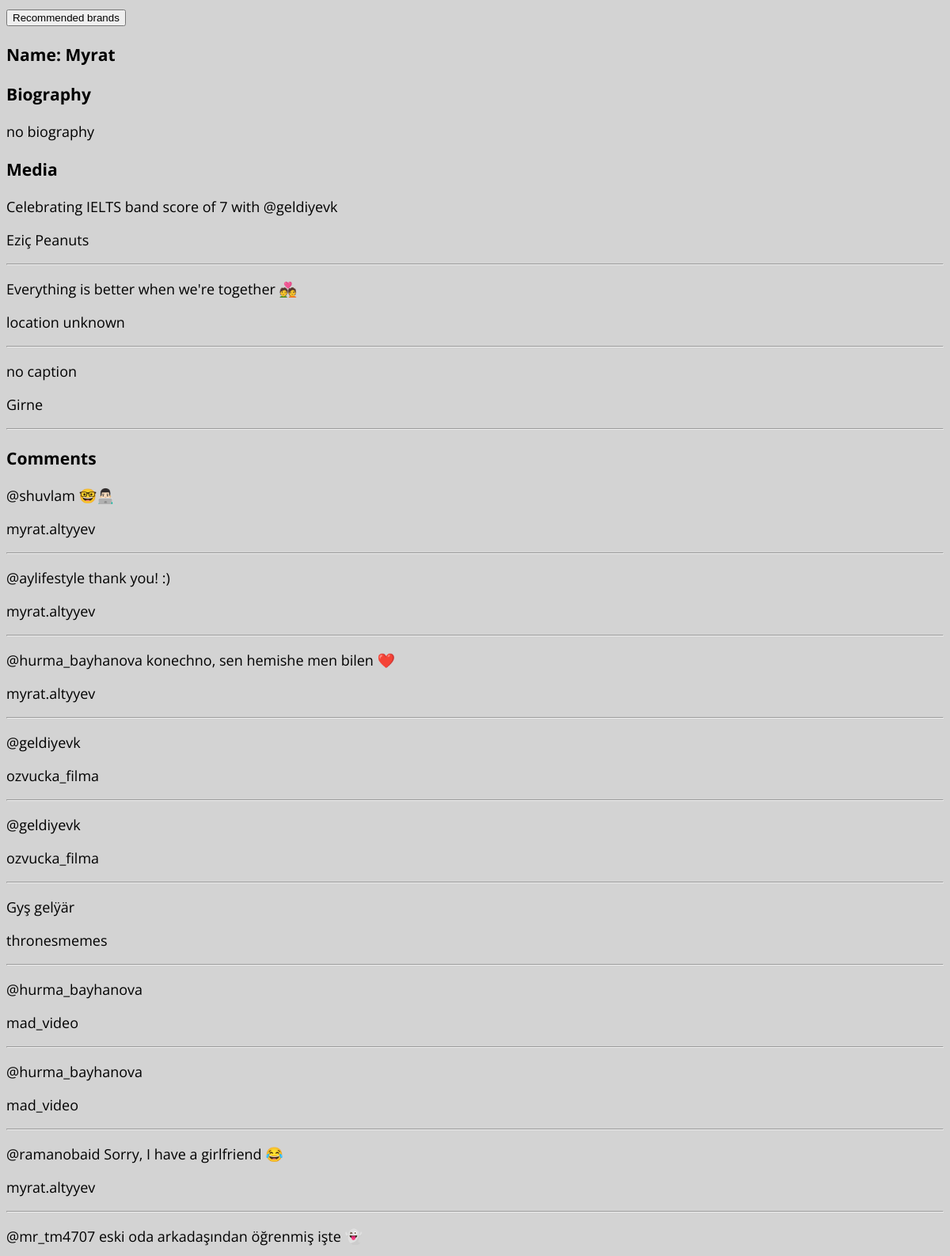
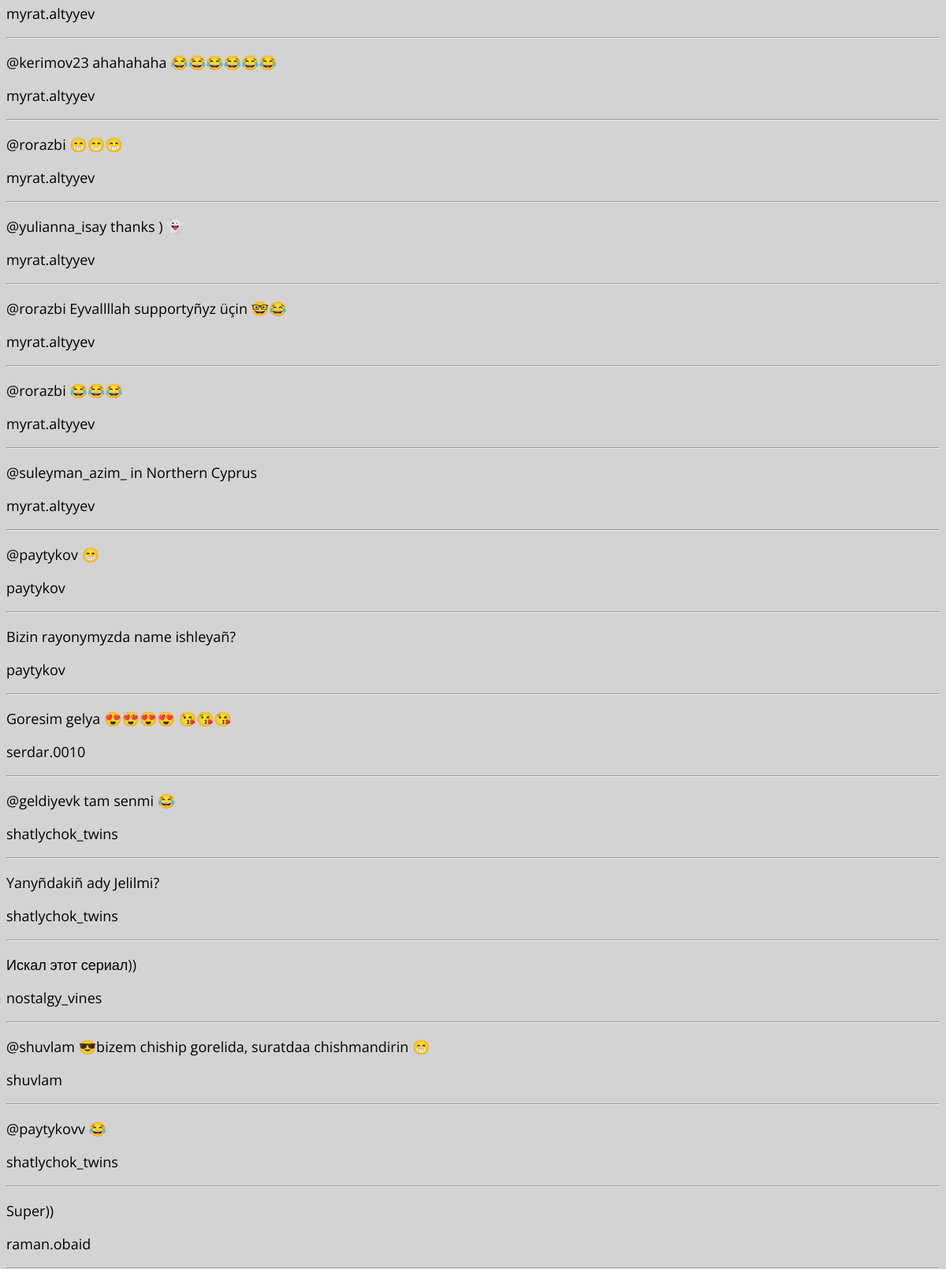
/brinfluence/influencer/myrat.altyyev/, run on the app's committed database (2 pictures, top to bottom).
### brinfluence/models.py (models this page shows)
class User(models.Model):
    biography = models.CharField(max_length=350)
    email = models.EmailField(max_length=254)
    gender = models.CharField(max_length=6)
    name = models.CharField(max_length=70)
    profile_pic_url = models.CharField(max_length=300)
    username = models.CharField(max_length=80, unique=True)
    date_of_birth = models.DateField(auto_now=False, auto_now_add=False)
    objects = UserManager()

class UserMedia(models.Model):
    user = models.ForeignKey(User, on_delete=models.CASCADE)
    caption = models.CharField(max_length=800)
    location = models.CharField(max_length=300)
    objects = UserMediaManager()

class UserComment(models.Model):
    user = models.ForeignKey(User, on_delete=models.CASCADE)
    comment = models.CharField(max_length=800)
    commented_on = models.CharField(max_length=80)
    objects = UserCommentManager()

### brinfluence/views.py (the view)
# urls.py: path('influencer/<username>/', views.influencer_profile, name='influencer_profile' ),
def influencer_profile(request, username):
    user = User.objects.get(username=username)
    media = UserMedia.objects.filter(user=user)
    comments = UserComment.objects.filter(user=user)
    context = {"user": user, "comments": comments, "media": media}
    return render(request, 'brinfluence/influencer/profile.html', context)

### brinfluence/templates/brinfluence/influencer/profile.html
{% extends 'brinfluence/_layout.html' %}
{% block content %}
<input type="button" onclick="location.href='recommended/'" value="Recommended brands" />
<h3>Name: {{ user.name }}</h3>
<h3>Biography</h3>
<span>{{ user.biography }}</span>
<h3>Media</h3>
{% for post in media %}
    <p>{{ post.caption }}</p>
    <p>{{ post.location }}</p>
    <hr />
{% endfor %}
<h3>Comments</h3>
{% for comment in comments %}
    <p>{{ comment.comment }}</p>
    <p>{{ comment.commented_on }}</p>
    <hr />
{% endfor %}
{% endblock %}

### brinfluence/static/css/home.css (style rules this page uses)
html { font-family: 'Open Sans', sans-serif; font-size: 18px; background-color: red; background-position: center; background-repeat: no-repeat; background-size: cover; background-color: lightgray; height: 100%; width: 100%; }

### data on the page
User: name "Myrat", biography "no biography"
UserMedia: caption "Celebrating IELTS band score of 7 with @geldiyevk", location "Eziç Peanuts"
UserMedia: caption "Everything is better when we're together 💑", location "location unknown"
UserMedia: caption "no caption", location "Girne"
UserComment: comment "@shuvlam 🤓👨🏻‍💻", commented_on "myrat.altyyev"
UserComment: comment "@aylifestyle thank you! :)", commented_on "myrat.altyyev"
UserComment: comment "@hurma_bayhanova konechno, sen hemishe men bilen ❤️", commented_on "myrat.altyyev"
UserComment: comment "@geldiyevk", commented_on "ozvucka_filma"
UserComment: comment "@geldiyevk", commented_on "ozvucka_filma"
UserComment: comment "Gyş gelÿär", commented_on "thronesmemes"
UserComment: comment "@hurma_bayhanova", commented_on "mad_video"
UserComment: comment "@hurma_bayhanova", commented_on "mad_video"
UserComment: comment "@ramanobaid Sorry, I have a girlfriend 😂", commented_on "myrat.altyyev"
UserComment: comment "@mr_tm4707 eski oda arkadaşından öğrenmiş işte 👻", commented_on "myrat.altyyev"
UserComment: comment "@kerimov23 ahahahaha 😂😂😂😂😂😂", commented_on "myrat.altyyev"
UserComment: comment "@rorazbi 😁😁😁", commented_on "myrat.altyyev"
UserComment: comment "@yulianna_isay thanks ) 👻", commented_on "myrat.altyyev"
UserComment: comment "@rorazbi Eyvallllah supportyñyz üçin 🤓😂", commented_on "myrat.altyyev"
UserComment: comment "@rorazbi 😂😂😂", commented_on "myrat.altyyev"
UserComment: comment "@suleyman_azim_ in Northern Cyprus", commented_on "myrat.altyyev"
UserComment: comment "@paytykov 😁", commented_on "paytykov"
UserComment: comment "Bizin rayonymyzda name ishleyañ?", commented_on "paytykov"
UserComment: comment "Goresim gelya 😍😍😍😍 😘😘😘", commented_on "serdar.0010"
UserComment: comment "@geldiyevk tam senmi 😂", commented_on "shatlychok_twins"
UserComment: comment "Yanyñdakiñ ady Jelilmi?", commented_on "shatlychok_twins"
UserComment: comment "Искал этот сериал))", commented_on "nostalgy_vines"
UserComment: comment "@shuvlam 😎bizem chiship gorelida, suratdaa chishmandirin 😁", commented_on "shuvlam"
UserComment: comment "@paytykovv 😂", commented_on "shatlychok_twins"
UserComment: comment "Super))", commented_on "raman.obaid"
